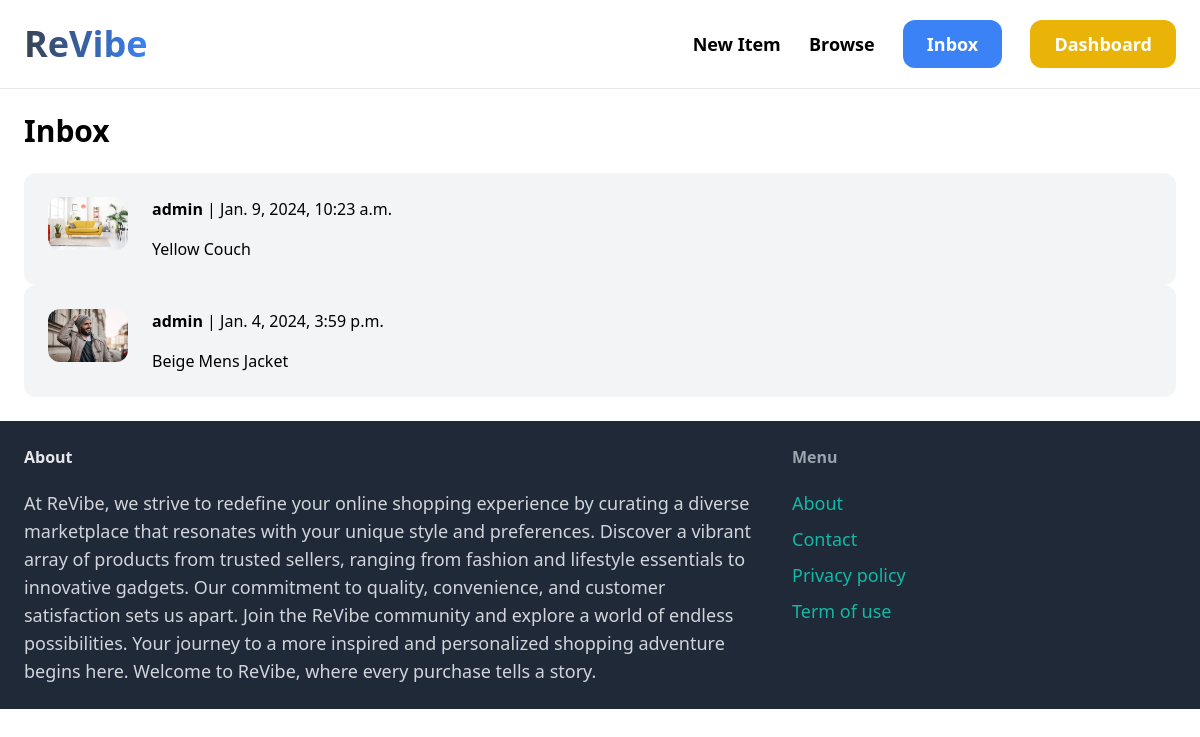
Screenshot of /inbox/ (signed in) with the database file from the repository.
### conversation/models.py (models this page shows)
class Conversation(models.Model):
    item = models.ForeignKey(Item, related_name='conversations', on_delete=models.CASCADE)
    members = models.ManyToManyField(User, related_name='conversations')
    created_at = models.DateTimeField(auto_now_add=True)
    modified_at = models.DateTimeField(auto_now=True)
    class Meta:
        ordering = ('-modified_at',)

### item/models.py (models this page shows, shortened)
class Item(models.Model):
    name = models.CharField(max_length=255)
    description = models.TextField(blank=True,null=True)
    price = models.FloatField()
    is_sold = models.BooleanField(default=False)
    created_by = models.ForeignKey(User, related_name='items', on_delete=models.CASCADE)
    category = models.ForeignKey(Category, related_name='items', on_delete=models.CASCADE)
    image = models.ImageField(upload_to='item_images', blank=True,null=True)
    created_at = models.DateTimeField(auto_now_add=True)

### conversation/views.py (the view)
# urls.py: path('', views.inbox, name='inbox'),
@login_required
def inbox(request):
    conversations = Conversation.objects.filter(members__in=[request.user.id])
    return render(request, 'conversation/inbox.html', {
        'conversations': conversations
    })

### conversation/templates/conversation/inbox.html (shortened to what this page needs)
{% extends 'core/base.html' %}
{% block content %}
<h1 class="mb-6 text-3xl font-semibold">Inbox</h1>
<div class="space-y-6">
    {% for conversation in conversations %}
        <a href="{% url 'conversation:detail' conversation.id %}">
            <div class="p-6 flex bg-gray-100 rounded-xl">
                <div class="pr-6">
                    <img src="{{ conversation.item.image.url }}" class="w-20 rounded-xl">
                </div>
                <div>
                    {% for member in conversation.members.all %}
                        {% if member != request.user %}
                            <p class="mb-4"><strong>{{ member.username }}</strong> | {{ conversation.modified_at }}</p>
                            <p>{{ conversation.item.name }}</p>
                        {% endif %}
                    {% endfor %}
                </div>
            </div>
        </a>
    {% endfor %}
</div>
{% endblock %}

### rows the page displays
Conversation: item.image (picture), modified_at "Jan. 9, 2024, 10:23 a.m.", item.name "Yellow Couch"
Conversation: item.image (picture), modified_at "Jan. 4, 2024, 3:59 p.m.", item.name "Beige Mens Jacket"

### other values shown
{{ member.username }} "admin"
